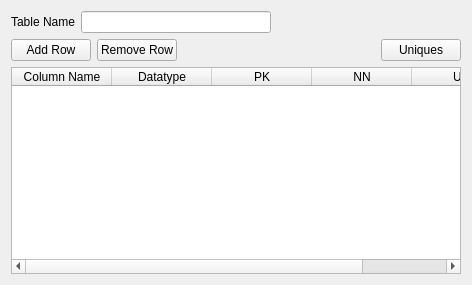
<?xml version="1.0" encoding="UTF-8"?>
<ui version="4.0">
 <class>CTableEditor</class>
 <widget class="QWidget" name="CTableEditor">
  <property name="geometry">
   <rect>
    <x>0</x>
    <y>0</y>
    <width>472</width>
    <height>285</height>
   </rect>
  </property>
  <property name="windowTitle">
   <string>Table Editor</string>
  </property>
  <layout class="QGridLayout" name="gridLayout">
   <item row="0" column="0">
    <layout class="QHBoxLayout" name="horizontalLayout">
     <item>
      <widget class="QLabel" name="label">
       <property name="text">
        <string>Table Name</string>
       </property>
      </widget>
     </item>
     <item>
      <widget class="QLineEdit" name="lineTableName"/>
     </item>
     <item>
      <spacer name="horizontalSpacer">
       <property name="orientation">
        <enum>Qt::Horizontal</enum>
       </property>
       <property name="sizeHint" stdset="0">
        <size>
         <width>160</width>
         <height>20</height>
        </size>
       </property>
      </spacer>
     </item>
    </layout>
   </item>
   <item row="1" column="0">
    <layout class="QHBoxLayout" name="horizontalLayout_2">
     <item>
      <widget class="QPushButton" name="pushAddRow">
       <property name="text">
        <string>Add Row</string>
       </property>
      </widget>
     </item>
     <item>
      <widget class="QPushButton" name="pushRemoveRow">
       <property name="text">
        <string>Remove Row</string>
       </property>
      </widget>
     </item>
     <item>
      <spacer name="horizontalSpacer_2">
       <property name="orientation">
        <enum>Qt::Horizontal</enum>
       </property>
       <property name="sizeHint" stdset="0">
        <size>
         <width>160</width>
         <height>20</height>
        </size>
       </property>
      </spacer>
     </item>
     <item>
      <widget class="QPushButton" name="pushUniques">
       <property name="text">
        <string>Uniques</string>
       </property>
      </widget>
     </item>
    </layout>
   </item>
   <item row="2" column="0">
    <widget class="QTableWidget" name="tableWidget">
     <property name="selectionMode">
      <enum>QAbstractItemView::ExtendedSelection</enum>
     </property>
     <property name="selectionBehavior">
      <enum>QAbstractItemView::SelectRows</enum>
     </property>
     <attribute name="verticalHeaderVisible">
      <bool>false</bool>
     </attribute>
     <column>
      <property name="text">
       <string>Column Name</string>
      </property>
      <property name="toolTip">
       <string>Column Name</string>
      </property>
     </column>
     <column>
      <property name="text">
       <string>Datatype</string>
      </property>
      <property name="toolTip">
       <string>Datatype</string>
      </property>
     </column>
     <column>
      <property name="text">
       <string>PK</string>
      </property>
      <property name="toolTip">
       <string>Primary Key</string>
      </property>
      <property name="whatsThis">
       <string/>
      </property>
     </column>
     <column>
      <property name="text">
       <string>NN</string>
      </property>
      <property name="toolTip">
       <string>Not Null</string>
      </property>
      <property name="whatsThis">
       <string/>
      </property>
     </column>
     <column>
      <property name="text">
       <string>UQ</string>
      </property>
      <property name="toolTip">
       <string>Unique</string>
      </property>
      <property name="whatsThis">
       <string/>
      </property>
     </column>
    </widget>
   </item>
  </layout>
 </widget>
 <resources/>
 <connections/>
</ui>
